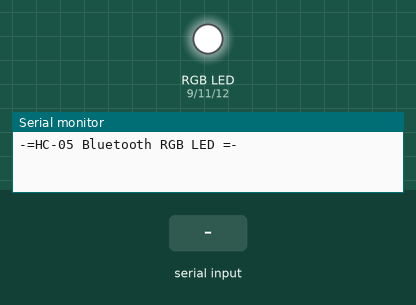
Recording of a sketch running on a simulated Arduino Uno, built with avr-gcc and run on an emulated ATmega328P. Shown: an RGB LED mixed from three pins (HIGH = lit), the last lines printed to the serial monitor. The inputs (shaded band) are chosen by the test bench. Dim RGB values are drawn brighter than linear.

Above: at 2.7 s.
2.8 s: "90,45,200\n" received over the second serial link
At 3.6 s:
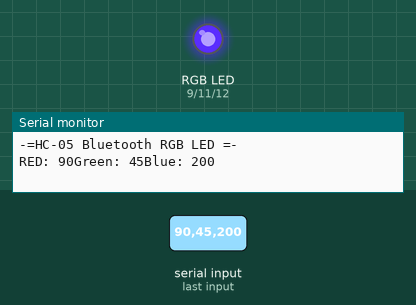
4.3 s: "30,150,10\n" received over the second serial link
At 4.8 s:
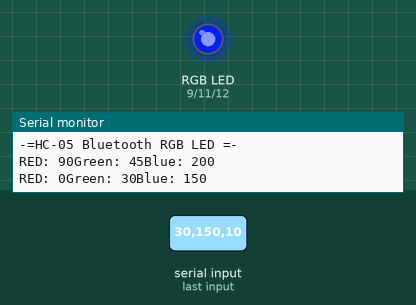
5.8 s: "200\n" received over the second serial link
At 7.0 s:
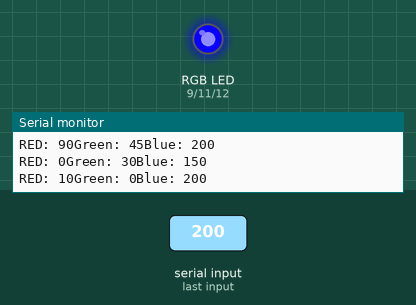
7.3 s: "90,45\n" received over the second serial link
At 8.3 s:
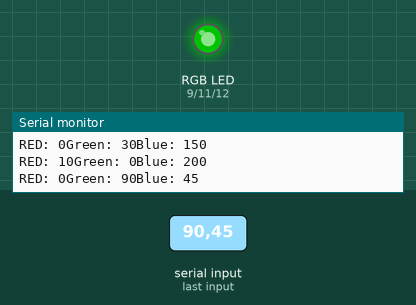
8.8 s: "30,150\n" received over the second serial link
At 9.4 s:
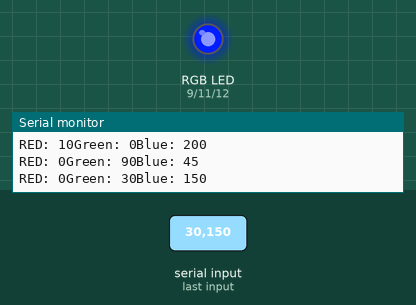
Timing chart, 0 to 11.3 s (numbered marks = the images above; inputs shaded):
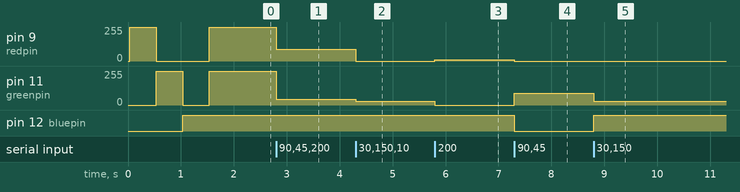

Measured:
- after the input at 2.8 s, pin 9 (redpin): 255/255 → 90/255 at once; pin 11 (greenpin): 255/255 → 45/255 at once
- after the input at 4.3 s, pin 9 (redpin): 90/255 → 0/255 at once; pin 11 (greenpin): 45/255 → 30/255 at once
- after the input at 5.8 s, pin 9 (redpin): 0/255 → 10/255 at once; pin 11 (greenpin): 30/255 → 0/255 at once
- after the input at 7.3 s, pin 9 (redpin): 10/255 → 0/255 at once; pin 11 (greenpin): 0/255 → 90/255 at once; pin 12 (bluepin): HIGH → LOW at once
- after the input at 8.8 s, pin 11 (greenpin): 90/255 → 30/255 at once; pin 12 (bluepin): LOW → HIGH at once

The sketch:

color_changing_wheel.ino
```cpp
#include<SoftwareSerial.h>

SoftwareSerial BLU(4,5);

#define redpin 9
#define greenpin 11
#define bluepin 12

void setup(){
  //serial setup

  Serial.begin(9600);
  Serial.println("-=HC-05 Bluetooth RGB LED =-");
  //BT serial setup

  BLU.begin(9600);
  BLU.println("-=HC-05 Bluetooth RGB LED =-");
  //RGB setup

  pinMode(redpin,OUTPUT);
  pinMode(greenpin,OUTPUT);
  pinMode(bluepin,OUTPUT);

  //rgb test

  setColor(255,0,0);
  delay(500);
   setColor(0,255,0);
  delay(500);
   setColor(0,0,255);
  delay(500);
  setColor(255,255,255);

}

void loop(){

while(BLU.available()>0){
  int redInt=BLU.parseInt();
  int greenInt=BLU.parseInt();
  int blueInt=BLU.parseInt();


  redInt=constrain(redInt,0,255);
  greenInt=constrain(greenInt,0,255);
  blueInt=constrain(blueInt,0,255);

  if(BLU.available()>0){
    setColor(redInt,greenInt,blueInt);
    Serial.print("RED: ");
    Serial.print(redInt);
    Serial.print("Green: ");
    Serial.print(greenInt);
    Serial.print("Blue: ");
    Serial.print(blueInt);
    Serial.println();
    BLU.flush();
    }


  }


  }
  void setColor(int red,int green,int blue){
    analogWrite(redpin,red);
    analogWrite(greenpin,green);
    analogWrite(bluepin,blue);


    }
```
